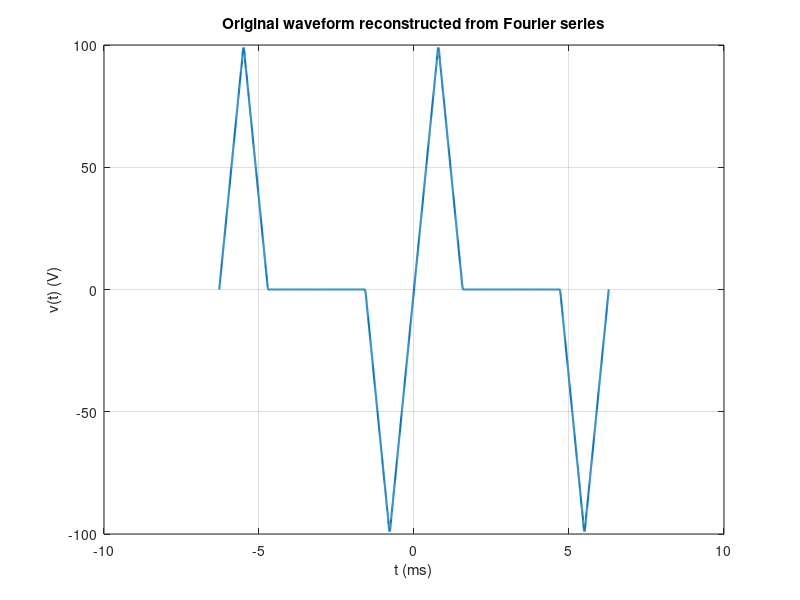
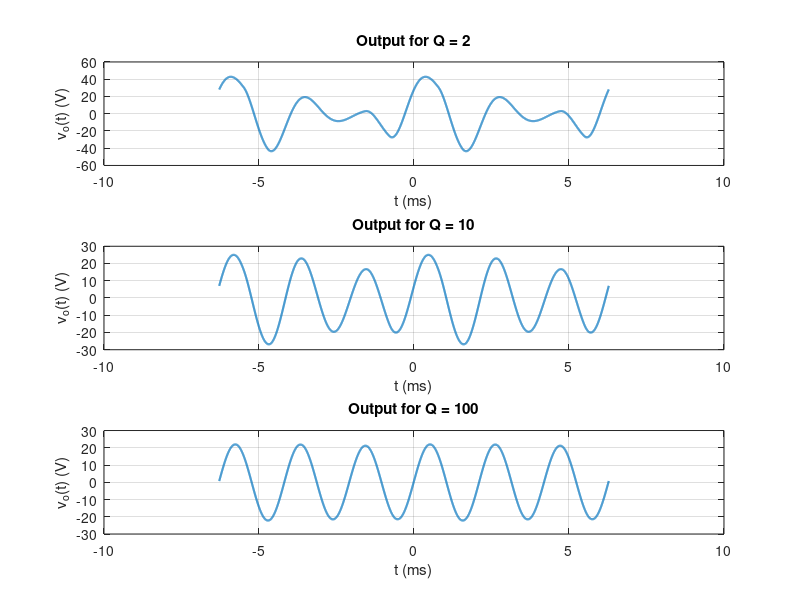

The MATLAB source for these figures, in order:
% Fourier reconstruction and RLC harmonic filtering.
% Circuit Theory coursework, Spring 2026, recovered from finalpart12.m.
% Student-specific Fourier coefficients and RLC response study.
% Fourier summation/plotting approach follows Jens Munk's UAA
% Fseries_ex2.m teaching example. This is a course-derived study.
% Exact submission/assessment context was not recovered.

clear; clc; close all;

% Given data
Vm = 100;
T  = 2*pi*1e-3;
w0 = 2*pi/T;          % 1000 rad/s
wr = 3*w0;            % center at 3rd harmonic

% Chosen filter values
L = 0.10;
C = 1/(wr^2 * L);

% Time vector
t = linspace(-T, T, 4000);

% Fourier coefficients
N = 80;
n = -N:N;
cn = zeros(size(n));

for k = 1:length(n)
    nn = n(k);
    if nn ~= 0
        cn(k) = -1j*(4*Vm/(pi^2*nn^2)) * ...
                (2*sin(nn*pi/4) - sin(nn*pi/2));
    else
        cn(k) = 0;
    end
end

% Reconstruct original signal
v = zeros(size(t));
for k = 1:length(n)
    v = v + cn(k)*exp(1j*n(k)*w0*t);
end
v = real(v);

figure;
plot(t*1e3, v, 'LineWidth', 1.5);
grid on;
xlabel('t (ms)');
ylabel('v(t) (V)');
title('Original waveform reconstructed from Fourier series');

% Output plots for different Q
Qlist = [2 10 100];

figure;
for qIndex = 1:length(Qlist)
    Q = Qlist(qIndex);

    H = zeros(size(n));
    for k = 1:length(n)
        nn = n(k);
        if nn ~= 0
            H(k) = 1 / (1 + 1j*Q*(nn/3 - 3/nn));
        else
            H(k) = 0;
        end
    end

    vo = zeros(size(t));
    for k = 1:length(n)
        vo = vo + cn(k)*H(k)*exp(1j*n(k)*w0*t);
    end
    vo = real(vo);

    subplot(3,1,qIndex);
    plot(t*1e3, vo, 'LineWidth', 1.5);
    grid on;
    xlabel('t (ms)');
    ylabel('v_o(t) (V)');
    title(['Output for Q = ', num2str(Q)]);
end
